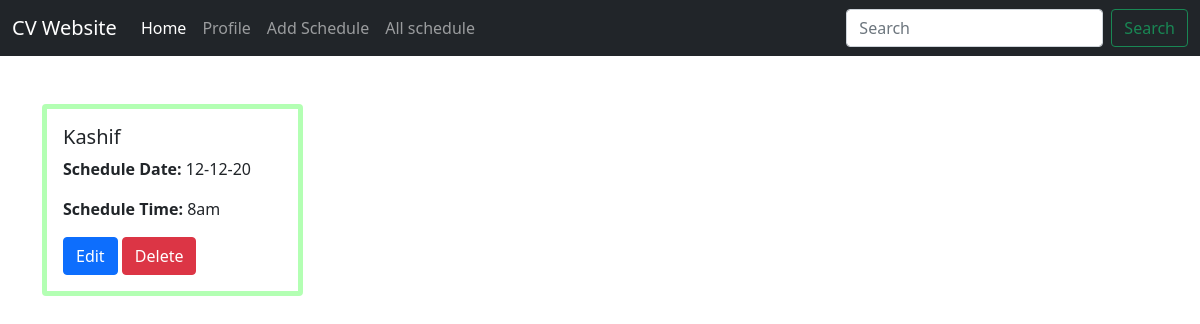
Screenshot of /view/ with the database file from the repository.
### cvScheduler/models.py (models this page shows, shortened)
class Scheduler(models.Model):
    scheduleName = models.CharField(max_length=50)
    scheduleDate = models.CharField(max_length=50)
    scheduleTime = models.CharField(max_length=12)

### cvScheduler/views.py (the view)
# urls.py: path('view/', views.viewSchedule, name='view_schedule'),
def viewSchedule(request):
    sc = Scheduler.objects.all()
    return render(request, 'schedule/viewSchedule.html', locals())

### templates/schedule/viewSchedule.html (shortened to what this page needs)
{% extends 'base.html' %}
{% block body %}
<div class="container mt-5">
    <div class="row">
        {% for i in sc %}
            <div class="col-md-3">
                <div class="card" style="border: 5px solid #b3ffb3">
                    <div class="card-body">
                        <h5 class="card-title">{{ i.scheduleName }}</h5>
                        <p class="card-text"><strong>Schedule Date:</strong> {{ i.scheduleDate }}</p>
                        <p class="card-text"><strong>Schedule Time:</strong> {{ i.scheduleTime }}</p>
                        <a href="{% url 'update_schedule' i.id %}" class="btn btn-primary">Edit</a>
                        <a href="{% url 'delete_schedule' i.id %}" class="btn btn-danger">Delete</a>
                    </div>
                </div><br>
            </div>
        {% endfor %}
    </div>
</div><br/>
{% endblock %}

### rows the page displays
Scheduler: scheduleName "Kashif", scheduleDate "12-12-20", scheduleTime "8am"
